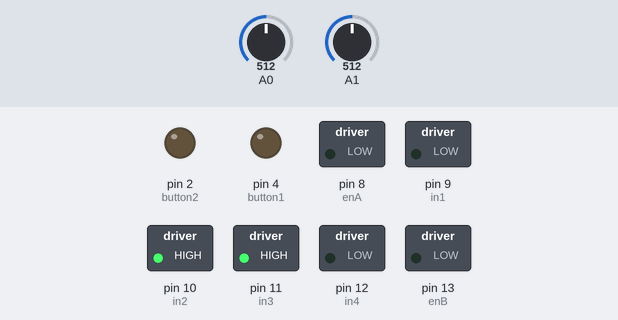
The sketch below on a simulated Arduino Uno, built with avr-gcc and run on an emulated ATmega328P. On the bench: switched loads named in the sketch (green lamp = pin HIGH), output pins drawn as LEDs (lit = HIGH). The inputs (shaded band) are chosen by the test bench; at power-on: A0 = 512, A1 = 512.

Above: at 1.2 s.
1.3 s: A0 set to 529
At 2.4 s:
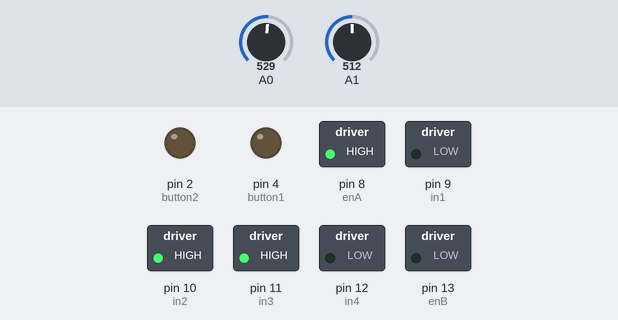
2.8 s: A1 set to 527
At 3.3 s:
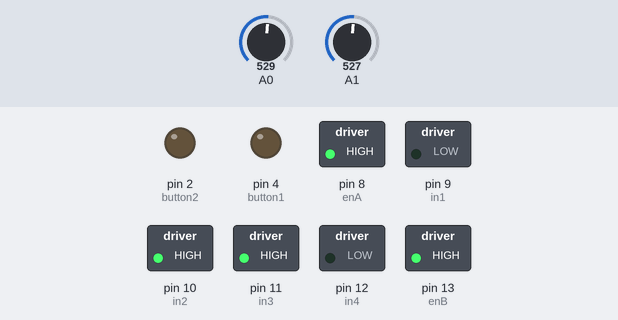
4.3 s: A0 set to 511
At 5.4 s:
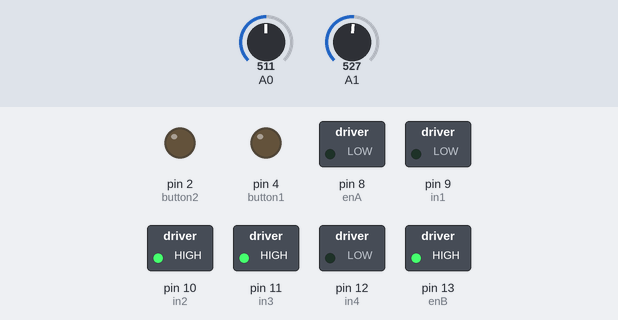
5.8 s: A0 set to 716
At 6.3 s:
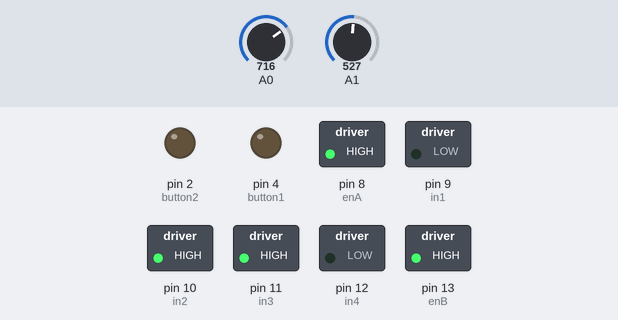
7.3 s: A0 set to 306
At 8.5 s:
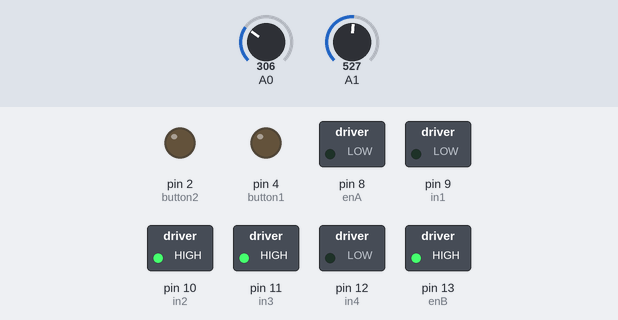
Timing chart, 0 to 9.8 s (numbered marks = the images above; inputs shaded):
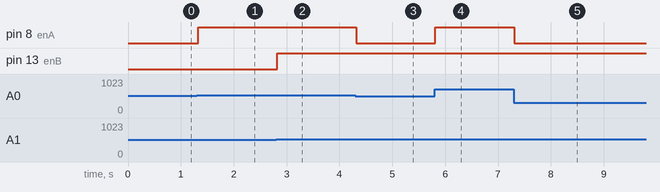

Measured:
- the behaviour switches between 513 and 514 on A0 (found by bisection; images 0 and 1)
- the behaviour switches between 513 and 514 on A1 (found by bisection; images 1 and 2)
- after the input at 1.3 s, pin 8 (enA): LOW → HIGH at once
- after the input at 2.8 s, pin 13 (enB): LOW → HIGH at once
- after the input at 4.3 s, pin 8 (enA): HIGH → LOW at once
- after the input at 5.8 s, pin 8 (enA): LOW → HIGH at once
- after the input at 7.3 s, pin 8 (enA): HIGH → LOW at once

The sketch:

L298N_DC_Motor_Control_Independent_Motors.ino
```cpp
//Arduino Two Motor Control with Potentiometer and a Button

#define enA 8
#define enB 13
#define in1 9
#define in2 10
#define in3 11
#define in4 12
#define button1 4
#define button2 2

int rotDirection1 = 0;
int rotDirection2 = 0;
int pressed1 = false;
int pressed2 = false;

void setup(){
  pinMode(enA, OUTPUT);
  pinMode(enB, OUTPUT);
  pinMode(in1, OUTPUT);
  pinMode(in2, OUTPUT);
  pinMode(in3, OUTPUT);
  pinMode(in4, OUTPUT);
  pinMode(button1, OUTPUT);
  pinMode(button2, OUTPUT);
  //Set initial rotation direction (changing these will result to a different direction rotation
  digitalWrite(in1, LOW);
  digitalWrite(in2, HIGH);
  digitalWrite(in3, HIGH);
  digitalWrite(in4, LOW);
}
void loop(){
  int potValue1 = analogRead(A0); //Read potentiometer 1 value
  int potValue2 = analogRead(A1); //Read potentiometer 2 value
  int pwmOutput1 = map(potValue1, 0, 1023, 0, 255);
  int pwmOutput2 = map(potValue2, 0, 1023, 0, 255);
  analogWrite(enA, pwmOutput1); //Send PWM signal to L298N Enable pin
  analogWrite(enB, pwmOutput2);
  //Read button - Debounce
  if (digitalRead(button1) == true){
    pressed1 = !pressed1;
  }
  while (digitalRead(button1) == true);
  delay(20);

  if (digitalRead(button2) == true){
    pressed2 = !pressed2;
  }
  while (digitalRead(button2) == true);
  delay(20);

  if(pressed1 == true & rotDirection1 ==0){
    digitalWrite(in1, HIGH);
    digitalWrite(in2, LOW);
    rotDirection1 = 1;
    delay(20);
  }
  //If button is pressed - changed rotation direction
  if (pressed1 == false & rotDirection1 == 1){
    digitalWrite(in1, LOW);
    digitalWrite(in2, HIGH);
    rotDirection1 = 0;
    delay(20);
  }

  if(pressed2 == true & rotDirection2 ==0){
    digitalWrite(in3, LOW);
    digitalWrite(in4, HIGH);
    rotDirection2 = 1;
    delay(20);
  }
  //If button is pressed - changed rotation direction
  if (pressed2 == false & rotDirection2 == 1){
    digitalWrite(in3, HIGH);
    digitalWrite(in4, LOW);
    rotDirection2 = 0;
    delay(20);
  }
}
```
